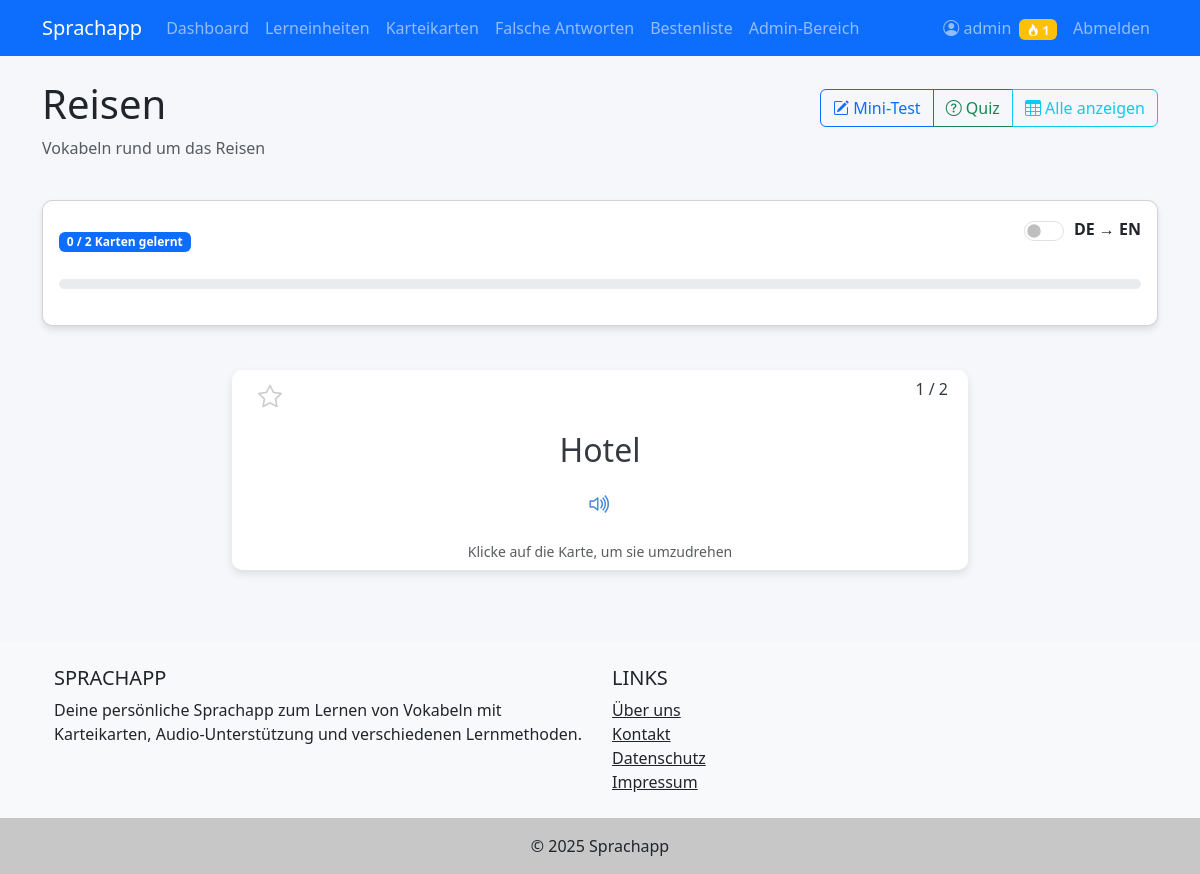
Screenshot of /Sprachapp/flashcards.php?unit_id=2 (signed in) with the database file from the repository.
### tables this page shows
CREATE TABLE IF NOT EXISTS units (
    unit_id INT AUTO_INCREMENT PRIMARY KEY,
    unit_name VARCHAR(100) NOT NULL,
    description TEXT,
    created_by INT,
    created_at TIMESTAMP DEFAULT CURRENT_TIMESTAMP,
    FOREIGN KEY (created_by) REFERENCES users(user_id) ON DELETE SET NULL
);

CREATE TABLE IF NOT EXISTS flashcards (
    card_id INT AUTO_INCREMENT PRIMARY KEY,
    german_word VARCHAR(255) NOT NULL,
    english_word VARCHAR(255) NOT NULL,
    audio_file_de VARCHAR(255),
    audio_file_en VARCHAR(255),
    unit_id INT NOT NULL,
    created_by INT,
    created_at TIMESTAMP DEFAULT CURRENT_TIMESTAMP,
    FOREIGN KEY (unit_id) REFERENCES units(unit_id) ON DELETE CASCADE,
    FOREIGN KEY (created_by) REFERENCES users(user_id) ON DELETE SET NULL,
    UNIQUE KEY (german_word, english_word, unit_id)
);

### Sprachapp/php/includes/db.php (called while the page is built, shortened)
<?php
class Database {
    private $pdo;
    public function __construct() {
        try {
            $dsn = "mysql:host=" . DB_HOST . ";dbname=" . DB_NAME . ";charset=utf8mb4";
            $options = [
                PDO::ATTR_ERRMODE => PDO::ERRMODE_EXCEPTION,
                PDO::ATTR_DEFAULT_FETCH_MODE => PDO::FETCH_ASSOC,
                PDO::ATTR_EMULATE_PREPARES => false,
            ];
            $this->pdo = new PDO($dsn, DB_USER, DB_PASS, $options);
        } catch (PDOException $e) {
            die("Datenbank-Verbindungsfehler: " . $e->getMessage());
        }
    }
    public function select($sql, $params = []) {
        $stmt = $this->pdo->prepare($sql);
        $stmt->execute($params);
        return $stmt->fetchAll();
    }
    public function selectOne($sql, $params = []) {
        $stmt = $this->pdo->prepare($sql);
        $stmt->execute($params);
        return $stmt->fetch();
    }
}

### Sprachapp/php/includes/functions.php (called while the page is built, shortened)
<?php
function getAudioUrl($text, $language = 'de') {
    $audioFile = urlencode($text) . '_' . $language . '.mp3';
    return APP_URL . '/audio/' . $audioFile;
}

### Sprachapp/flashcards.php (the view, shortened to what this page needs)
<?php
require_once 'php/includes/header.php';
$unitId = isset($_GET['unit_id']) ? (int)$_GET['unit_id'] : 0;
$direction = isset($_POST['direction']) ? $_POST['direction'] : (isset($_GET['direction']) ? $_GET['direction'] : 'de_en');
$userId = $_SESSION['user_id'];
if ($unitId === 0) {
    $units = $db->select("SELECT * FROM units ORDER BY unit_name");
    $favorites = $db->select(
        "SELECT unit_id FROM user_favorites WHERE user_id = :user_id",
        ['user_id' => $userId]
    );
    $favoriteIds = array_column($favorites, 'unit_id');
?>
<div class="row mb-4">
    <div class="col-12">
        <h1>Lerneinheiten</h1>
        <p class="lead">Wähle eine Einheit aus, um mit dem Lernen zu beginnen.</p>
    </div>
</div>
<div class="row">
    <?php foreach ($units as $unit): ?>
        <div class="col-md-4 mb-4">
            <div class="card unit-card h-100">
                <div class="card-body">
                    <h5 class="card-title"><?= htmlspecialchars($unit['unit_name']) ?></h5>
                    <p class="card-text"><?= htmlspecialchars($unit['description']) ?></p>
                    <div class="d-flex justify-content-between align-items-center mt-2">
                        <a href="flashcards.php?unit_id=<?= $unit['unit_id'] ?>" class="btn btn-primary">Lernen</a>
                        <button class="favorite-btn <?= in_array($unit['unit_id'], $favoriteIds) ? 'active' : '' ?>"
                                data-id="<?= $unit['unit_id'] ?>"
                                data-type="unit">
                            <i class="bi <?= in_array($unit['unit_id'], $favoriteIds) ? 'bi-star-fill' : 'bi-star' ?>"></i>
                        </button>
                    </div>
                </div>
            </div>
        </div>
    <?php endforeach; ?>
</div>
<?php
} else {
    $unit = $db->selectOne(
        "SELECT * FROM units WHERE unit_id = :unit_id",
        ['unit_id' => $unitId]
    );
    $currentDate = date('Y-m-d H:i:s');
    $sql = "
        SELECT f.*,
               COALESCE(up.next_review_date, '1970-01-01 00:00:00') as next_review_date,
               COALESCE(up.is_favorite, 0) as is_favorite,
               COALESCE(up.correct_count, 0) as correct_count,
               COALESCE(up.wrong_count, 0) as wrong_count
        FROM flashcards f
        LEFT JOIN user_progress up ON f.card_id = up.card_id AND up.user_id = :user_id
        WHERE f.unit_id = :unit_id
        AND (up.next_review_date IS NULL OR up.next_review_date <= :current_date)
        ORDER BY up.is_favorite DESC, RAND()
    ";
    $flashcards = $db->select($sql, [
        'user_id' => $userId,
        'unit_id' => $unitId,
        'current_date' => $currentDate
    ]);
    $totalCards = $db->selectOne(
        "SELECT COUNT(*) as count FROM flashcards WHERE unit_id = :unit_id",
        ['unit_id' => $unitId]
    );
    $learnedCards = $db->selectOne(
        "SELECT COUNT(*) as count FROM flashcards f
         JOIN user_progress up ON f.card_id = up.card_id
         WHERE f.unit_id = :unit_id AND up.user_id = :user_id",
        ['unit_id' => $unitId, 'user_id' => $userId]
    );
?>
<div class="row mb-4">
    <div class="col-12">
        <div class="d-flex justify-content-between align-items-center">
            <h1><?= htmlspecialchars($unit['unit_name']) ?></h1>
            <div class="btn-group">
                <a href="mini_test.php?unit_id=<?= $unitId ?>" class="btn btn-outline-primary">
                    <i class="bi bi-pencil-square"></i> Mini-Test
                </a>
                <a href="quiz.php?unit_id=<?= $unitId ?>" class="btn btn-outline-success">
                    <i class="bi bi-question-circle"></i> Quiz
                </a>
                <a href="all_flashcards.php?unit_id=<?= $unitId ?>" class="btn btn-outline-info">
                    <i class="bi bi-table"></i> Alle anzeigen
                </a>
            </div>
        </div>
        <p class="text-muted"><?= htmlspecialchars($unit['description']) ?></p>
    </div>
</div>
<div class="row mb-4">
    <div class="col-12">
        <div class="card">
            <div class="card-body">
                <div class="d-flex justify-content-between align-items-center mb-3">
                    <div>
                        <span class="badge bg-primary"><?= $learnedCards ? $learnedCards['count'] : 0 ?> / <?= $totalCards ? $totalCards['count'] : 0 ?> Karten gelernt</span>
                    </div>
                    <div class="language-switch">
                        <div class="form-check form-switch">
                            <input class="form-check-input" type="checkbox" id="language-switch" <?= $direction === 'en_de' ? 'checked' : '' ?>>
                            <label class="form-check-label" for="language-switch">
                                <?= $direction === 'de_en' ? 'DE → EN' : 'EN → DE' ?>
                            </label>
                        </div>
                    </div>
                </div>
                <div class="progress-container">
                    <div class="progress">
                    </div>
                </div>
            </div>
        </div>
    </div>
</div>
<?php if (empty($flashcards)): ?>
    <div class="alert alert-info">
        <h4 class="alert-heading">Alles gelernt!</h4>
        <p>Du hast alle Vokabeln in dieser Einheit bereits gelernt. Die nächsten Karten werden bald wieder für dich verfügbar sein.</p>
        <hr>
        <p class="mb-0">
            <a href="flashcards.php" class="btn btn-primary btn-sm">Zurück zu den Einheiten</a>
            <a href="wrong_answers.php?unit_id=<?= $unitId ?>" class="btn btn-danger btn-sm">Falsche Antworten üben</a>
        </p>
    </div>
<?php else: ?>
    <div class="row">
        <div class="col-md-8 offset-md-2">
            <?php foreach ($flashcards as $index => $card): ?>
                <div class="flashcard mb-4 <?= $index > 0 ? 'd-none' : '' ?>" data-card-id="<?= $card['card_id'] ?>">
                    <div class="flashcard-inner">
                        <div class="flashcard-front">
                            <div class="d-flex justify-content-between w-100">
                                <button class="favorite-btn <?= $card['is_favorite'] ? 'active' : '' ?>"
                                        data-id="<?= $card['card_id'] ?>"
                                        data-type="card">
                                    <i class="bi <?= $card['is_favorite'] ? 'bi-star-fill' : 'bi-star' ?>"></i>
                                </button>
                                <div class="card-counter"><?= $index + 1 ?> / <?= count($flashcards) ?></div>
                            </div>
                            <h2 class="my-3">
                                <?= htmlspecialchars($direction === 'de_en' ? $card['german_word'] : $card['english_word']) ?>
                            </h2>
                            <button class="audio-btn" data-audio="<?= getAudioUrl($direction === 'de_en' ? $card['german_word'] : $card['english_word'], $direction === 'de_en' ? 'de' : 'en') ?>">
                                <i class="bi bi-volume-up"></i>
                            </button>
                            <div class="mt-3">
                                <small class="text-muted">Klicke auf die Karte, um sie umzudrehen</small>
                            </div>
                        </div>
                        <div class="flashcard-back">
                            <h2 class="my-3">
                            </h2>
                            <button class="audio-btn" data-audio="<?= getAudioUrl($direction === 'de_en' ? $card['english_word'] : $card['german_word'], $direction === 'de_en' ? 'en' : 'de') ?>">
                            </button>
                            <div class="mt-4">
                                <button class="btn btn-success answer-btn me-2" data-answer="correct">
                                </button>
                                <button class="btn btn-danger answer-btn" data-answer="wrong">
                                </button>
                            </div>
                        </div>
                    </div>
                </div>
            <?php endforeach; ?>
        </div>
    </div>
<?php endif; ?>
<?php
}
require_once 'php/includes/footer.php';
?>

### Sprachapp/css/style.css (style rules this page uses)
:root { --primary-color: #4a89dc; --secondary-color: #5d9cec; --accent-color: #ff9800; --light-color: #f8f9fa; --dark-color: #343a40; --success-color: #37bc9b; --danger-color: #da4453; --warning-color: #ffce54; --info-color: #4fc1e9; }
body { min-height: 100vh; display: flex; flex-direction: column; background-color: #f5f7fa; font-family: 'Segoe UI', Tahoma, Geneva, Verdana, sans-serif; }
.card { border-radius: 10px; box-shadow: 0 4px 6px rgba(0, 0, 0, 0.1); transition: transform 0.3s ease, box-shadow 0.3s ease; margin-bottom: 20px; }
.flashcard { perspective: 1000px; height: 200px; margin-bottom: 20px; }
.flashcard-inner { position: relative; width: 100%; height: 100%; text-align: center; transition: transform 0.6s; transform-style: preserve-3d; }
.flashcard-front, .flashcard-back { position: absolute; width: 100%; height: 100%; backface-visibility: hidden; display: flex; flex-direction: column; justify-content: center; align-items: center; border-radius: 10px; box-shadow: 0 4px 8px rgba(0, 0, 0, 0.1); padding: 20px; }
.flashcard-front { background-color: white; color: var(--dark-color); }
.flashcard-back { background-color: var(--primary-color); color: white; transform: rotateY(180deg); }
.audio-btn { background-color: transparent; color: var(--primary-color); border: none; font-size: 24px; cursor: pointer; transition: color 0.3s ease; }
.language-switch { display: flex; align-items: center; margin-bottom: 20px; }
.language-switch .form-check-input { height: 20px; width: 40px; }
.language-switch .form-check-label { margin-left: 10px; font-weight: bold; }
.favorite-btn { background: none; border: none; color: #ccc; font-size: 24px; transition: color 0.3s ease; }
.progress-container { margin-bottom: 20px; }
.progress { height: 10px; border-radius: 5px; }

### rows the page displays
units: unit_name "Reisen", description "Vokabeln rund um das Reisen"
flashcards: count($flashcards) "2", german_word "Hotel"

### other values shown
APP_NAME "Sprachapp"
$_SESSION['username'] "admin"
$_SESSION['streak_days'] "1"
$learnedCards['count'] "0"
$totalCards['count'] "2"
APP_NAME "SPRACHAPP"
